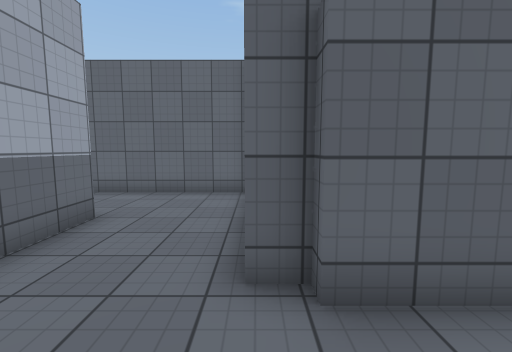
View 1 (above)

18 first-person views from a walk through a scene from a Unity 3-D project. The camera is 1.5 m above the floor, tilts 6° down and sees 90° across. The floor is counted in squares, 1 m on a side. Each view is taken from the middle of a square. On the plan, view 1 faces up. The plan holds only what a view shows up to about 13 squares ahead; the rest is blank. The place goes on beyond the plan. The player is left out. Door leaves are left out, so doorways stand open. Surface patterns are stand-ins for the level's own textures.

View 2
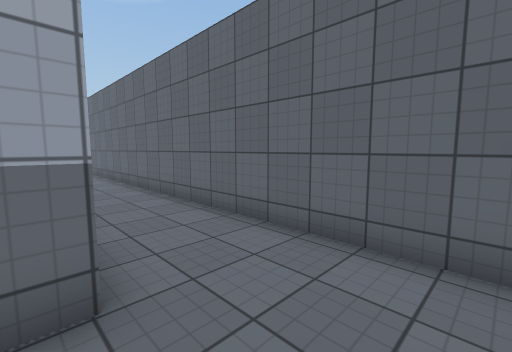

View 3
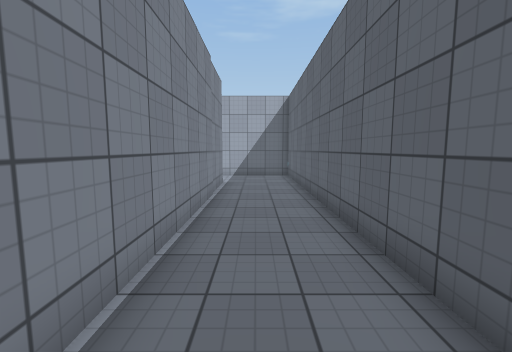

View 4
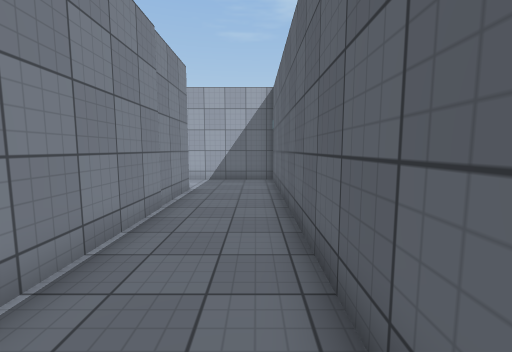

View 5
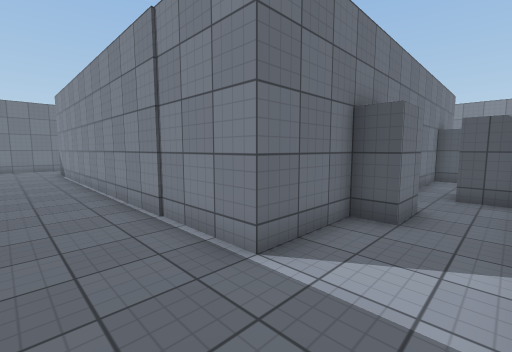

View 6
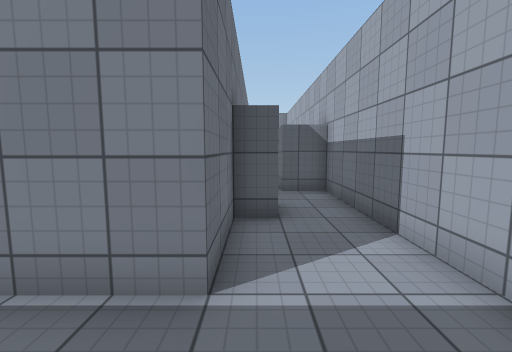

View 7
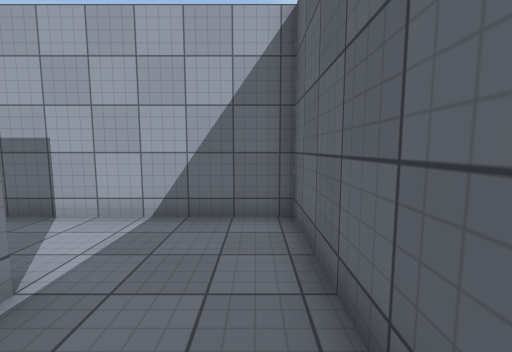

View 8
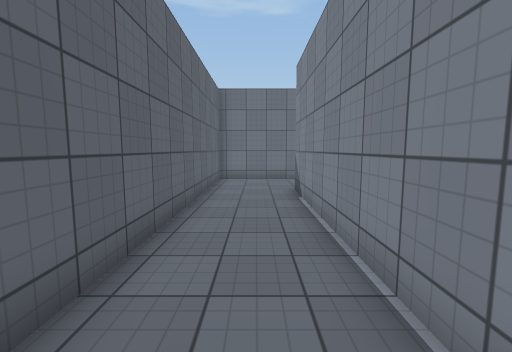

View 9
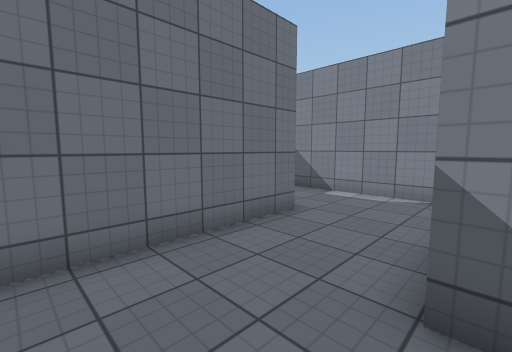

View 10
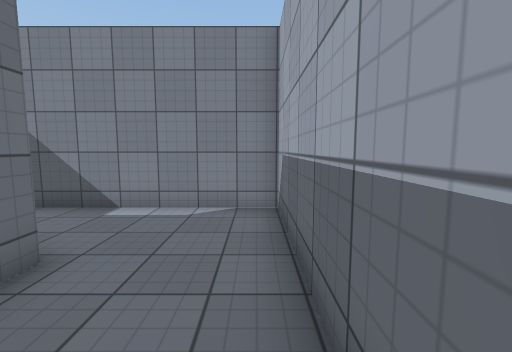

View 11
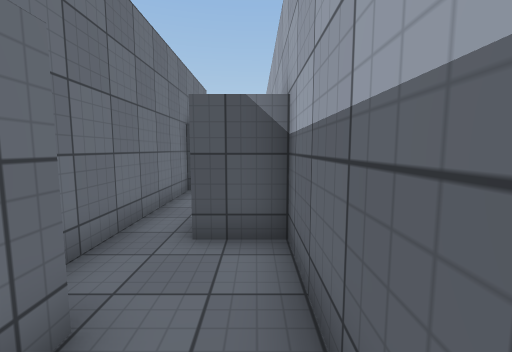

View 12
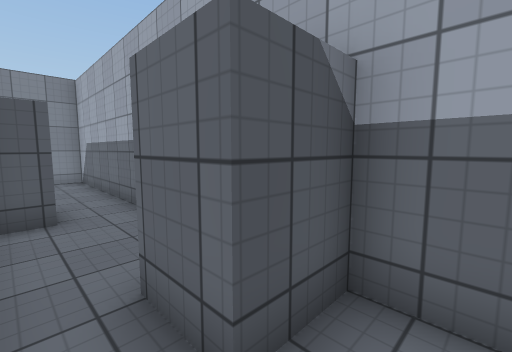

View 13
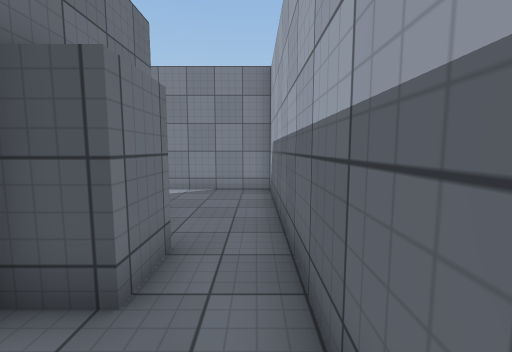

View 14
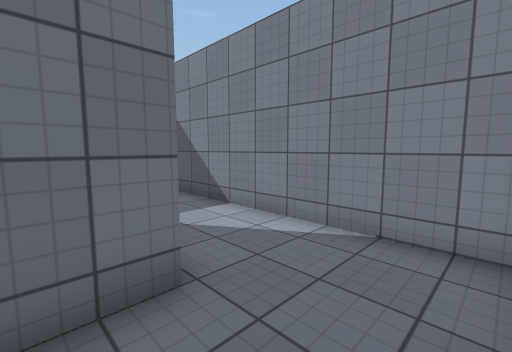

View 15
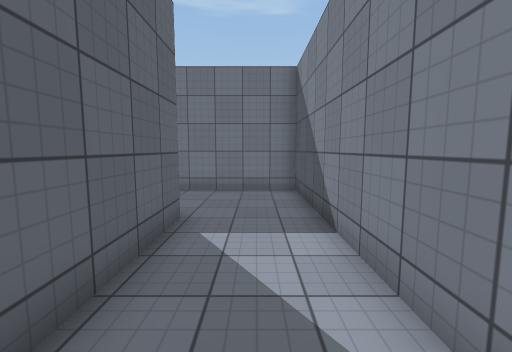

View 16
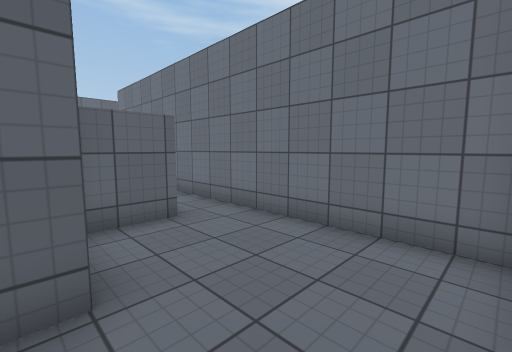

View 17
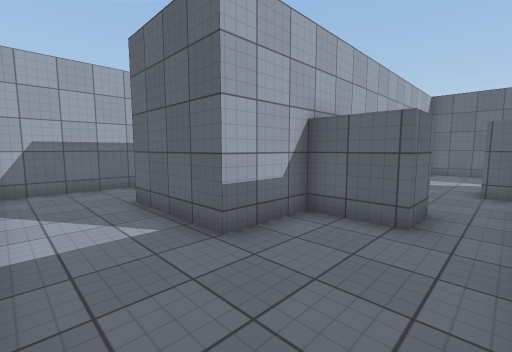

View 18
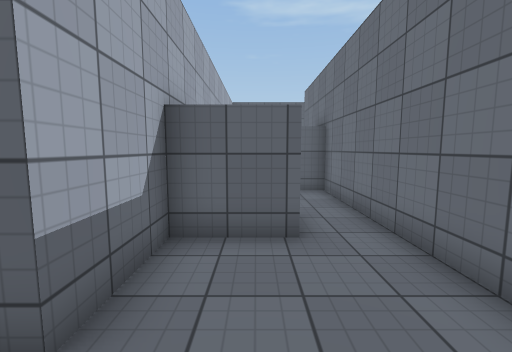

### Floor plan
Points are (right, up) in squares from view 1. A wall is a line through its corners. A room is listed if a view was taken in it or the views show most of it. See-through windows are left out.
Room 1 (views 1, 2, 3, 4, 5, 6, 7, 8, 9, 10, 11)
walls: (-20.5, 1) (-20.5, 2.5) (-19.5, 2.5) (-19.5, 5.6) (-3.6, 5.6) (-3.6, -0.5) (2.8, -0.5); (2.5, 2.3) (0.6, 2.3) (0.6, 2.7) (-0.1, 2.7) (-0.1, 8.8) (-22.5, 8.8) (-22.5, -1.1) (-20.9, -1.1)
ways out: opening at (-21, 0) to room 2
Room 2 (view 12)
walls: (-20.9, -1.1) (-20.9, -2.8); (-19.5, -3.6) (-19.5, -0.1)
ways out: opening at (-21, 0) to room 1; opening at (-20, -4) to room 3
Room 3 (views 13, 14, 15, 16, 17, 18)
walls: (-20.7, -7.9) (-20.7, -6.3) (-19.5, -6.3) (-19.5, -3.6); (-13.3, -6.2) (-13.3, -7.8) (-15.5, -7.8) (-15.5, -10.3) (-19.5, -10.3) (-19.5, -8.9); (-22.5, -4.5) (-22.5, -13.5) (-11.5, -13.5) (-11.5, -2.7) (-12.6, -2.7)
ways out: opening at (-20, -4) to room 2; opening at (-13.5, -4.5)

Positions as (right, up) in squares from view 1, and headings:
1: (0, 0), facing up
2: (-1, 5), facing up-left
3: (-8, 7), facing left
4: (-10, 8), facing left
5: (-22, 8), facing down-right
6: (-20, 8), facing down
7: (-17, 8), facing left
8: (-13, 7), facing right
9: (-4, 8), facing down-right
10: (-3, 6), facing down
11: (-22, 3), facing down
12: (-20, 0), facing down-left
13: (-22, -4), facing down
14: (-22, -9), facing down-right
15: (-21, -12), facing right
16: (-16, -13), facing up-right
17: (-12, -13), facing up-left
18: (-14, -12), facing up
